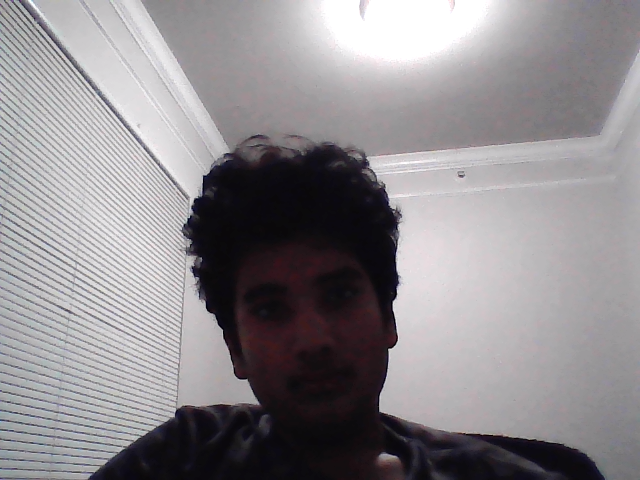
#> input picture image.png, 640 x 480 px, given in place of the camera
$ python main.py
#> lines starting #> are read from the running program, lines starting #| are printed output that depends on the picture
import glob
import os
import cv2
import time
from send_email import send_email
from threading import Thread

video = cv2.VideoCapture(0)
time.sleep(1)

first_frame = None
status_list = []
index = 1


def clean():
	print("Clean folder function started.")
	images = glob.glob("images/*.png")
	for image in images:
		os.remove(image)
	print("Clean folder function ended.")


while True:
	status = 0
	check, frame = video.read()
#> frame is the input picture: shape (480, 640, 3); mean B, G, R 142.2, 138.8, 142.5
	gray_frame = cv2.cvtColor(frame, cv2.COLOR_BGR2GRAY)
	gray_frame_gau = cv2.GaussianBlur(gray_frame, (21, 21), 0)
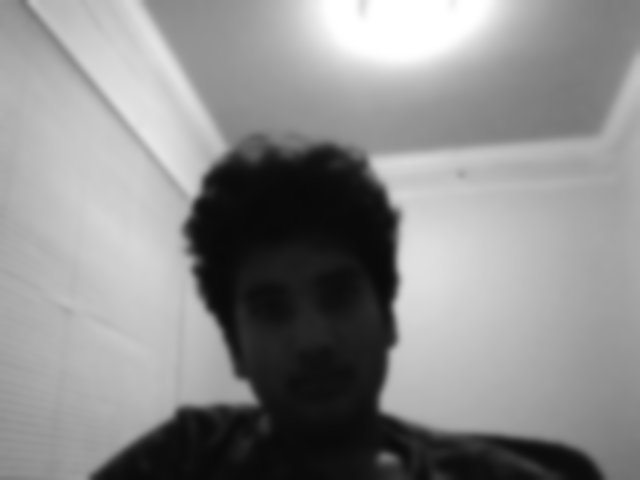
#> gray_frame_gau: shape (480, 640); min 9, max 255, mean 140.3
	cv2.imshow("Video", frame)

	if first_frame is None:
		first_frame = gray_frame_gau

	delta_frame = cv2.absdiff(first_frame, gray_frame_gau)
#> delta_frame: shape (480, 640); every value is 0
	thresh_frame = cv2.threshold(delta_frame, 60, 255, cv2.THRESH_BINARY)[1]
	dilated_frame = cv2.dilate(thresh_frame, None, iterations=5)
	contours, check = cv2.findContours(dilated_frame, cv2.RETR_EXTERNAL,
	                                   cv2.CHAIN_APPROX_SIMPLE)
#> contours = []; check = None

	for contour in contours:
		if cv2.contourArea(contour) < 10000:
			continue
		x, y, w, h = cv2.boundingRect(contour)
		rectangle = cv2.rectangle(frame, (x, y), (x+w, y+h), (0, 255, 0), 3)
		if rectangle.any():
			status = 1
			cv2.imwrite(f"images/image{index}.png", frame)
			index += 1
			all_images = glob.glob("images/*.png")
			index = int(len(all_images) / 2)
			image_with_object = all_images[index]

	status_list.append(status)
	status_list = status_list[-2:]
	if status_list[0] == 1 and status_list[1] == 0:
		email_thread = Thread(target=send_email, args=(
			image_with_object, "testcasepython123@gmail.com"))
		email_thread.daemon = True

		email_thread.start()

	print(status_list)

	cv2.imshow("Video", frame)
	key = cv2.waitKey(1)
#> (key q is pressed here)

	if key == ord("q"):
		break

video.release()
